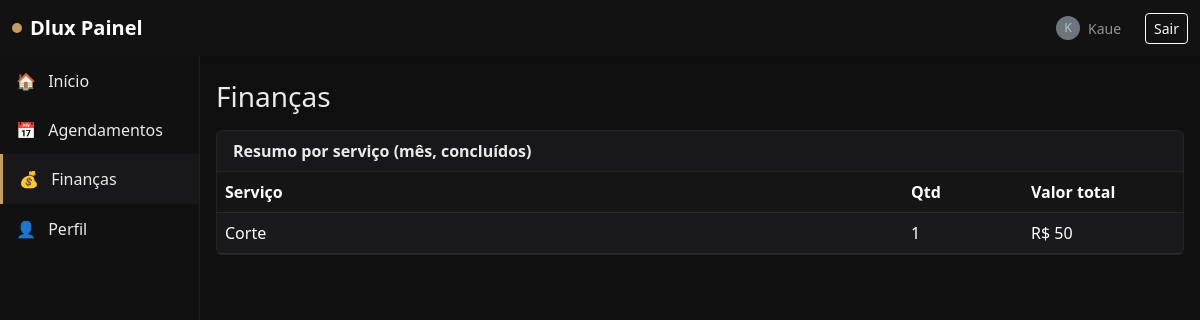
Page /painel/financas/ (signed in) on the committed database.
### users/models.py (models this page shows, shortened)
class User(AbstractUser):
    BARBER = 'barber'
    ADMIN = 'admin'
    ROLE_CHOICES = [
        (BARBER, 'Barbeiro'),
        (ADMIN, 'Administrador'),
    ]
    role = models.CharField(max_length=16, choices=ROLE_CHOICES, default=BARBER)
    display_name = models.CharField(max_length=255, blank=True)
    avatar = models.ImageField(upload_to='avatars/', blank=True, null=True)
    phone = models.CharField(max_length=32, blank=True)

### services/models.py (models this page shows, shortened)
class Service(models.Model):
    title = models.CharField(max_length=120)
    price = models.DecimalField(max_digits=8, decimal_places=2)
    duration_minutes = models.PositiveIntegerField(default=30)
    active = models.BooleanField(default=True)

### users/views.py (the view)
# urls.py: path('painel/financas/', panel_finances, name='panel_finances'),
@login_required
def panel_finances(request: HttpRequest):
    user: User = request.user  # type: ignore
    now = timezone.localtime()
    today_start = now.replace(hour=0, minute=0, second=0, microsecond=0)
    today_end = today_start + timezone.timedelta(days=1)
    month_start = today_start.replace(day=1)
    sales_filter = {}
    appts_filter = {}
    is_admin = user.role == User.ADMIN
    if not is_admin:
        sales_filter['barber'] = user
        appts_filter['barber'] = user
    sales_today = Sale.objects.filter(created_at__gte=today_start, created_at__lt=today_end, **sales_filter)
    sales_month = Sale.objects.filter(created_at__gte=month_start, created_at__lt=today_end, **sales_filter)
    appts_completed_today = Appointment.objects.filter(status='done', start_datetime__gte=today_start, start_datetime__lt=today_end, **appts_filter)
    kpis = {
        'today_revenue': sales_today.filter(status='paid').aggregate(total=Sum('amount'))['total'] or 0,
        'month_revenue': sales_month.filter(status='paid').aggregate(total=Sum('amount'))['total'] or 0,
        'sales_count': sales_today.count(),
        'appts_completed': appts_completed_today.count(),
    }
    recent_sales = Sale.objects.filter(**sales_filter).order_by('-created_at')[:10]
    appts_month_done = Appointment.objects.filter(status='done', start_datetime__gte=month_start, start_datetime__lt=today_end, **appts_filter)
    breakdown_by_service = appts_month_done.values('service__id', 'service__title').annotate(
        count=Count('id'),
        total_value=Sum('service__price')
    ).order_by('-total_value')
    breakdown_by_barber = appts_month_done.values('barber__id', 'barber__display_name', 'barber__username').annotate(
        count=Count('id'),
        total_value=Sum('service__price')
    ).order_by('-total_value')
    return render(request, 'panel_finances.html', {
        'kpis': kpis,
        'recent_sales': recent_sales,
        'completed_today': appts_completed_today.order_by('end_datetime'),
        'is_admin': is_admin,
        'breakdown_by_service': breakdown_by_service,
        'breakdown_by_barber': breakdown_by_barber,
    })

### templates/panel_finances.html (shortened to what this page needs)
{% extends 'base.html' %}
{% block content %}
<h3 class="mb-3">Finanças</h3>
<div class="row g-3">
  <div class="col-12">
    <div class="card card-panel mb-4">
      <div class="card-header fw-semibold">Resumo por serviço (mês, concluídos)</div>
      <div class="card-body p-0">
        <table class="table table-dark table-striped mb-0">
          <thead>
            <tr>
              <th>Serviço</th>
              <th style="width: 120px;">Qtd</th>
              <th style="width: 160px;">Valor total</th>
            </tr>
          </thead>
          <tbody>
            {% for row in breakdown_by_service %}
            <tr>
              <td>{{ row.service__title }}</td>
              <td>{{ row.count }}</td>
              <td>R$ {{ row.total_value }}</td>
            </tr>
            {% empty %}
            <tr><td colspan="3" class="text-center muted">Sem registros nesse período.</td></tr>
            {% endfor %}
          </tbody>
        </table>
      </div>
    </div>
  </div>
</div>
{% endblock %}

### templates/base.html (shortened to what this page needs)
<!doctype html>
<html lang="pt-br">
  <head>
    {% load static %}
    <link href="https://cdn.jsdelivr.net/npm/bootstrap@5.3.3/dist/css/bootstrap.min.css" rel="stylesheet">
    <link href="{% static 'panel.css' %}" rel="stylesheet">
  </head>
  <body>
    <nav class="navbar navbar-expand-lg navbar-dark bg-dark shadow-sm">
      <div class="container-fluid">
        <a class="navbar-brand d-flex align-items-center" href="/painel/">
          <span class="brand-dot me-2"></span>
          <span class="fw-semibold">Dlux Painel</span>
        </a>
        <div class="d-flex align-items-center gap-2">
          {% if user.is_authenticated %}
            <span class="navbar-text me-3 small d-flex align-items-center gap-2">
              {% if user.avatar %}
                <img src="{{ user.avatar.url }}" alt="avatar" class="rounded-circle" style="width:24px;height:24px;object-fit:cover;">
              {% else %}
                <span class="rounded-circle bg-secondary d-inline-flex justify-content-center align-items-center" style="width:24px;height:24px;">
                  <span class="small">{{ user.display_name|default:user.username|first }}</span>
                </span>
              {% endif %}
              <span>{{ user.display_name|default:user.username }}</span>
            </span>
            <form method="post" action="/logout/" class="d-inline">
              <button class="btn btn-outline-light btn-sm" type="submit">Sair</button>
            </form>
          {% else %}
            <a class="btn btn-outline-light btn-sm" href="/login/">Entrar</a>
          {% endif %}
        </div>
      </div>
    </nav>
    <div class="container-fluid">
      <div class="row flex-nowrap">
        {% if user.is_authenticated %}
        <aside class="col-12 col-lg-2 sidebar p-0 collapse d-lg-block" id="sidebar">
          <div class="list-group list-group-flush">
            <a class="list-group-item list-group-item-action px-3 sidebar-link {% if request.path == '/painel/' %}active{% endif %}" href="/painel/">
              <span class="me-2">🏠</span> Início
            </a>
            <a class="list-group-item list-group-item-action px-3 sidebar-link {% if '/painel/agendamentos' in request.path %}active{% endif %}" href="/painel/agendamentos/">
              <span class="me-2">📅</span> Agendamentos
            </a>
            <a class="list-group-item list-group-item-action px-3 sidebar-link {% if '/painel/financas' in request.path %}active{% endif %}" href="/painel/financas/">
              <span class="me-2">💰</span> Finanças
            </a>
            <a class="list-group-item list-group-item-action px-3 sidebar-link {% if '/painel/perfil' in request.path %}active{% endif %}" href="/painel/perfil/">
              <span class="me-2">👤</span> Perfil
            </a>
          </div>
        </aside>
        {% endif %}
        <main class="{% if user.is_authenticated %}col py-4 px-3{% else %}col-12 py-4 px-3{% endif %}">
          {% block content %}{% endblock %}
        </main>
      </div>
    </div>
    <div id="toastContainer" class="position-fixed top-0 end-0 p-3" style="z-index: 1080"></div>
  </body>
</html>

### static/panel.css (style rules this page uses)
:root { --dlux-bg: #0f0f10; --dlux-card: #18181a; --dlux-accent: #c59d5f; --dlux-text: #eaeaea; --dlux-muted: #a3a3a3; --success: #22c55e; --danger: #ef4444; --warning: #f59e0b; }
body { background: var(--dlux-bg); color: var(--dlux-text); }
.navbar-dark.bg-dark { background-color: #121212 !important; }
.brand-dot { width: 10px; height: 10px; border-radius: 50%; background: var(--dlux-accent); display: inline-block; }
.card-panel { background: var(--dlux-card); border: 1px solid #232325; color: var(--dlux-text); }
.card-panel .card-header { border-bottom: 1px solid #232325; }
.table-dark.table { --bs-table-bg: #151516; --bs-table-striped-bg: #1a1a1c; --bs-table-border-color: #2a2a2d; }
.sidebar { background: #111; border-right: 1px solid #1f1f21; min-height: calc(100vh - 56px); }
.sidebar .list-group-item { background: transparent; color: var(--dlux-text); border: 0; border-radius: 0; padding-top: .8rem; padding-bottom: .8rem; }
.sidebar .list-group-item.active { background: var(--dlux-card); color: var(--dlux-text); border-left: 3px solid var(--dlux-accent); }

### rows in the picture
User: display_name|first "K", display_name "Kaue"
Service: service__title "Corte", count "1", total_value "50"
